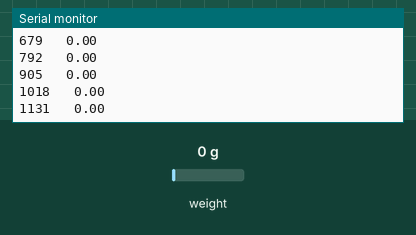
Bench run of a program on a simulated Teensy 4. Parts: the last lines printed to the serial monitor. The test bench sets the inputs (shaded band); at power-on: weight on the scale 0 g.

Above: at 1.2 s.
1.3 s: weight on the scale set to 100 g
At 1.36 s:
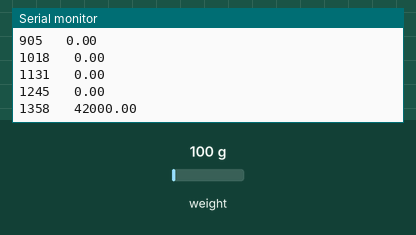
2.8 s: weight on the scale set to 1250 g
At 2.83 s:
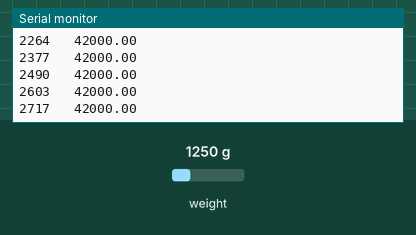
Timing chart, 0 to 5.8 s (numbered marks = the images above; inputs shaded):
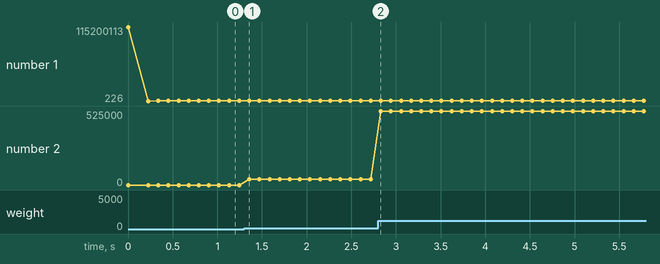

The program:

main.cpp
```cpp
#include <Arduino.h>

//Sensors and Modules Libraries
#include <HX711.h> //load cell lib

// microsseconds interval
unsigned long loadInterval = 12500;

/*
Frequency -- microsseconds
      1Hz -- 1000000
      4Hz -- 250000
     10Hz -- 100000
     80Hz -- 12500
   90,9Hz -- 11000
   95,2Hz -- 10500
    100Hz -- 10000
    105Hz -- 9520
    110Hz -- 9090
    120Hz -- 8300
*/

//last time
unsigned long timeLoad;

//pins
//Load Cell
const int LOADCELL_DOUT_PIN = 3;
const int LOADCELL_SCK_PIN = 2;

//Static test sensors variables
float stLoad;

//raw variables
float rawLoad;

//variable init
HX711 scale;

//Declaração das funções
bool verifyInterval(unsigned long time, unsigned long interval);

int loadRoutine();


void setup() {
  Serial.print(115200);

  //Load cell start
  scale.begin(LOADCELL_DOUT_PIN, LOADCELL_SCK_PIN);
}

void loop() {
  //hx711 -- Loadout Cell
  if (verifyInterval(timeLoad, loadInterval)){
    loadRoutine();
  }
}

//checking if the execution interval is within the acceptable range
bool verifyInterval(unsigned long time, unsigned long interval){
  return micros() - time >= interval;
}

int loadRoutine(){
  if (scale.is_ready()) {

    rawLoad = scale.read();
    Serial.print(millis());
    Serial.print("   ");
    Serial.println(rawLoad);

  } else {
    //Serial.println("HX711 not found.");
    Serial.println("Error");
  }

  timeLoad = micros();

  return 0;
}
```

Measured:
- after the input at 1.3 s, the serial monitor: prints a new line after 0.06 s (image 1)
- plotted number 1: 1245 → 2717 after the input at 1.3 s
- plotted number 2: 0 → 42000 after the input at 1.3 s
